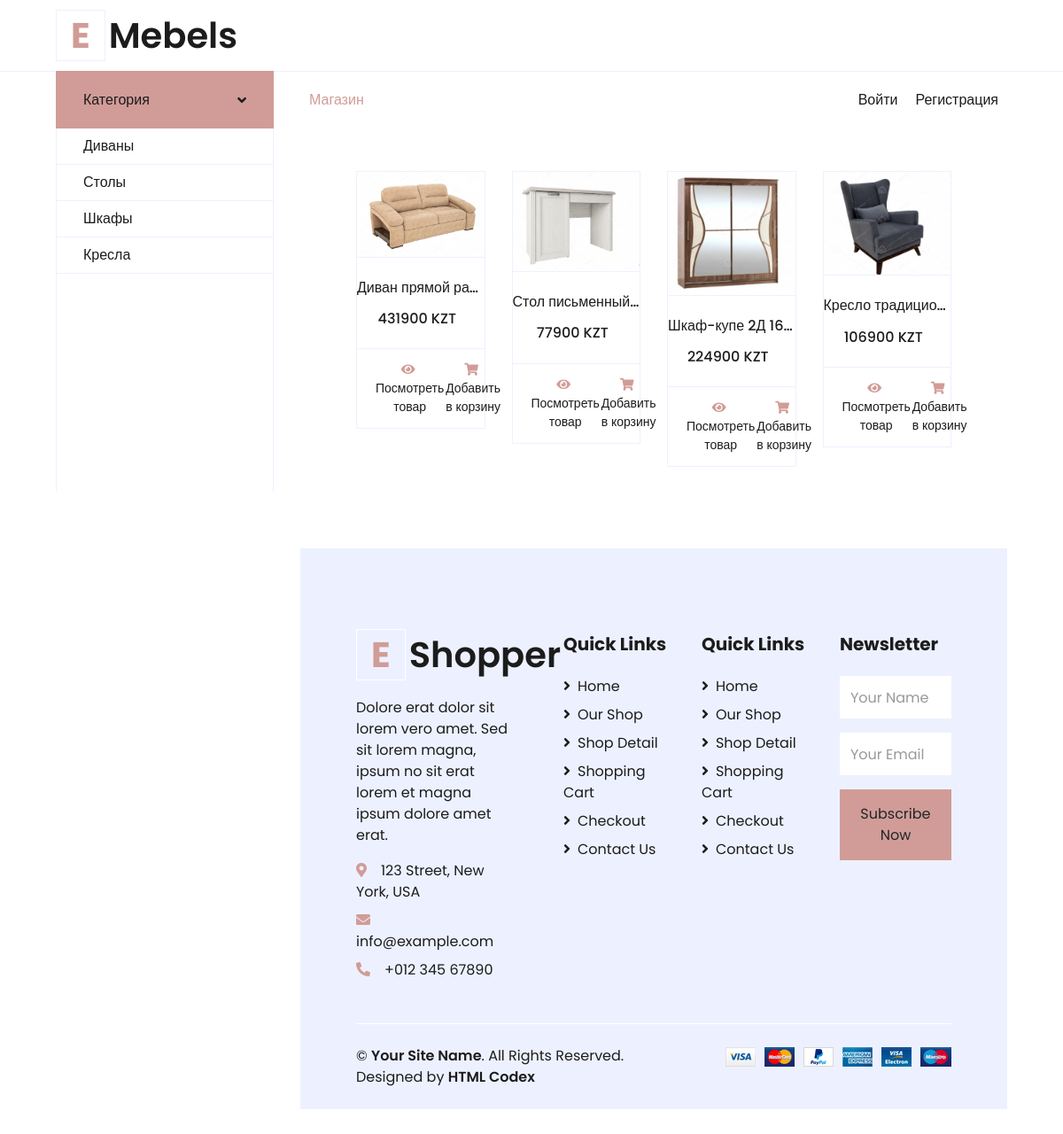
The page / on the database its author committed.
### core/models.py (models this page shows, shortened)
class Category(models.Model):
    name = models.CharField(max_length=100, verbose_name="Название")
    class Meta:
        verbose_name = "Категория"
        verbose_name_plural = "Категории"

class Furniture(models.Model):
    photo = models.ImageField(upload_to="photos/%Y/%m/%d/", verbose_name="Фото")
    category = models.ForeignKey("Category", on_delete=models.CASCADE, verbose_name="Категория")
    name = models.CharField(max_length=100, verbose_name="Название")
    price = models.IntegerField(verbose_name="Цена")
    created_at = models.DateTimeField(auto_now_add=True,verbose_name="Создано")
    updated_at = models.DateTimeField(auto_now=True,verbose_name="Последний изм.")
    rating = models.IntegerField(default=5,verbose_name="rating")
    published_status = models.IntegerField(default=0, verbose_name="Публиковать?")
    desc = models.TextField(verbose_name="Описание")
    class Meta:
        verbose_name = "Мебель"
        verbose_name_plural = "Мебели"

### core/views.py (the view)
# urls.py: path('', index, name = 'home'),
def index(request):
    cart = Cart(request)
    books = Furniture.objects.all()
    category = Category.objects.all()
    context = {
        "card":cart,
        "category":category,
        "books":books,
    }
    return render(request, "core/index.html", context)

### core/templates/core/index.html (shortened to what this page needs)
{% load static %}
<!DOCTYPE html>
<html lang="en">
<head>
    <link href="https://cdnjs.cloudflare.com/ajax/libs/font-awesome/5.10.0/css/all.min.css" rel="stylesheet">
    <link href="{% static 'core/lib/owlcarousel/assets/owl.carousel.min.css' %}" rel="stylesheet">
    <link href="{% static 'core/css/style.css' %}" rel="stylesheet">
</head>
<body>
    <div class="container-fluid">
        <div class="row align-items-center py-3 px-xl-5">
            <div class="col-lg-3 d-none d-lg-block">
                <a href="" class="text-decoration-none">
                    <h1 class="m-0 display-5 font-weight-semi-bold"><span class="text-primary font-weight-bold border px-3 mr-1">E</span>Mebels</h1>
                </a>
            </div>
        </div>
    </div>
    <div class="container-fluid mb-5">
        <div class="row border-top px-xl-5">
            <div class="col-lg-3 d-none d-lg-block">
                <a class="btn shadow-none d-flex align-items-center justify-content-between bg-primary text-white w-100" data-toggle="collapse" href="#navbar-vertical" style="height: 65px; margin-top: -1px; padding: 0 30px;">
                    <h6 class="m-0">Категория</h6>
                    <i class="fa fa-angle-down text-dark"></i>
                </a>
                <nav class="collapse show navbar navbar-vertical navbar-light align-items-start p-0 border border-top-0 border-bottom-0" id="navbar-vertical">
                    <div class="navbar-nav w-100 overflow-hidden" style="height: 410px">
                        {% for j in category %}
                        <a href="{% url 'category' j.id %}" class="nav-item nav-link">{{ j.name }}</a>
                        {% endfor %}
                    </div>
                </nav>
            </div>
            <div class="col-lg-9">
                <nav class="navbar navbar-expand-lg bg-light navbar-light py-3 py-lg-0 px-0">
                    <div class="collapse navbar-collapse justify-content-between" id="navbarCollapse">
                        <div class="navbar-nav mr-auto py-0">
                            <a href="{% url 'home' %}" class="nav-item nav-link active">Магазин</a>
                        </div>
                        <div class="navbar-nav ml-auto py-0">
                        {% if not request.user.is_authenticated %}
                            <a href="{% url 'login' %}" class="nav-item nav-link">Войти</a>
                            <a href="{% url 'registration' %}" class="nav-item nav-link">Регистрация</a>
                        {% endif %}
                        </div>
                    </div>
                </nav>
    <div class="container-fluid pt-5">
        <div class="row px-xl-5 pb-3">
            {% for b in books %}
            <div class="col-lg-3 col-md-6 col-sm-12 pb-1">
                <div class="card product-item border-0 mb-4">
                    <div class="card-header product-img position-relative overflow-hidden bg-transparent border p-0">
                        <img class="img-fluid w-100" src="{{ b.photo.url }}" alt="">
                    </div>
                    <div class="card-body border-left border-right text-center p-0 pt-4 pb-3">
                        <h6 class="text-truncate mb-3">{{ b.name }}</h6>
                        <div class="d-flex justify-content-center">
                            <h6>{{ b.price }} KZT</h6><h6 class="text-muted ml-2">
                        </div>
                    </div>
                    <div class="card-footer d-flex justify-content-between bg-light border">
                        <a href="{% url 'details' b.id %}" class="btn btn-sm text-dark p-0"><i class="fas fa-eye text-primary mr-1"></i>Посмотреть товар</a>
                        <a href="{% url 'card_add' b.id %}" class="btn btn-sm text-dark p-0"><i class="fas fa-shopping-cart text-primary mr-1"></i>Добавить в корзину</a>
                    </div>
                </div>
            </div>
           {% endfor %}
        </div>
    </div>
    <div class="container-fluid bg-secondary text-dark mt-5 pt-5">
        <div class="row px-xl-5 pt-5">
            <div class="col-lg-4 col-md-12 mb-5 pr-3 pr-xl-5">
                <a href="" class="text-decoration-none">
                    <h1 class="mb-4 display-5 font-weight-semi-bold"><span class="text-primary font-weight-bold border border-white px-3 mr-1">E</span>Shopper</h1>
                </a>
                <p>Dolore erat dolor sit lorem vero amet. Sed sit lorem magna, ipsum no sit erat lorem et magna ipsum dolore amet erat.</p>
                <p class="mb-2"><i class="fa fa-map-marker-alt text-primary mr-3"></i>123 Street, New York, USA</p>
                <p class="mb-2"><i class="fa fa-envelope text-primary mr-3"></i>info@example.com</p>
                <p class="mb-0"><i class="fa fa-phone-alt text-primary mr-3"></i>+012 345 67890</p>
            </div>
            <div class="col-lg-8 col-md-12">
                <div class="row">
                    <div class="col-md-4 mb-5">
                        <h5 class="font-weight-bold text-dark mb-4">Quick Links</h5>
                        <div class="d-flex flex-column justify-content-start">
                            <a class="text-dark mb-2" href="index.html"><i class="fa fa-angle-right mr-2"></i>Home</a>
                            <a class="text-dark mb-2" href="shop.html"><i class="fa fa-angle-right mr-2"></i>Our Shop</a>
                            <a class="text-dark mb-2" href="detail.html"><i class="fa fa-angle-right mr-2"></i>Shop Detail</a>
                            <a class="text-dark mb-2" href="cart.html"><i class="fa fa-angle-right mr-2"></i>Shopping Cart</a>
                            <a class="text-dark mb-2" href="checkout.html"><i class="fa fa-angle-right mr-2"></i>Checkout</a>
                            <a class="text-dark" href="contact.html"><i class="fa fa-angle-right mr-2"></i>Contact Us</a>
                        </div>
                    </div>
                    <div class="col-md-4 mb-5">
                        <h5 class="font-weight-bold text-dark mb-4">Quick Links</h5>
                        <div class="d-flex flex-column justify-content-start">
                            <a class="text-dark mb-2" href="index.html"><i class="fa fa-angle-right mr-2"></i>Home</a>
                            <a class="text-dark mb-2" href="shop.html"><i class="fa fa-angle-right mr-2"></i>Our Shop</a>
                            <a class="text-dark mb-2" href="detail.html"><i class="fa fa-angle-right mr-2"></i>Shop Detail</a>
                            <a class="text-dark mb-2" href="cart.html"><i class="fa fa-angle-right mr-2"></i>Shopping Cart</a>
                            <a class="text-dark mb-2" href="checkout.html"><i class="fa fa-angle-right mr-2"></i>Checkout</a>
                            <a class="text-dark" href="contact.html"><i class="fa fa-angle-right mr-2"></i>Contact Us</a>
                        </div>
                    </div>
                    <div class="col-md-4 mb-5">
                        <h5 class="font-weight-bold text-dark mb-4">Newsletter</h5>
                        <form action="">
                            <div class="form-group">
                                <input type="text" class="form-control border-0 py-4" placeholder="Your Name" required="required" />
                            </div>
                            <div class="form-group">
                                <input type="email" class="form-control border-0 py-4" placeholder="Your Email"
                                    required="required" />
                            </div>
                            <div>
                                <button class="btn btn-primary btn-block border-0 py-3" type="submit">Subscribe Now</button>
                            </div>
                        </form>
                    </div>
                </div>
            </div>
        </div>
        <div class="row border-top border-light mx-xl-5 py-4">
            <div class="col-md-6 px-xl-0">
                <p class="mb-md-0 text-center text-md-left text-dark">
                    &copy; <a class="text-dark font-weight-semi-bold" href="#">Your Site Name</a>. All Rights Reserved. Designed
                    by
                    <a class="text-dark font-weight-semi-bold" href="https://htmlcodex.com">HTML Codex</a>
                </p>
            </div>
            <div class="col-md-6 px-xl-0 text-center text-md-right">
                <img class="img-fluid" src="{% static 'core/img/payments.png' %}" alt="">
            </div>
        </div>
    </div>
</body>
</html>

### rows shown on the page
Category: name "Диваны"
Category: name "Столы"
Category: name "Шкафы"
Category: name "Кресла"
Furniture: photo (picture), name "Диван прямой ра…", price "431900"
Furniture: photo (picture), name "Стол письменный…", price "77900"
Furniture: photo (picture), name "Шкаф-купе 2Д 16…", price "224900"
Furniture: photo (picture), name "Кресло традицио…", price "106900"
